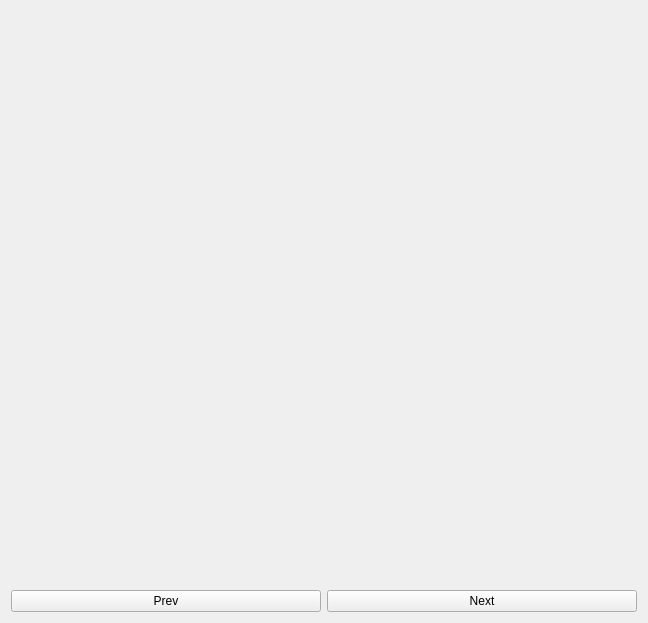
<?xml version="1.0" encoding="UTF-8"?>
<ui version="4.0">
 <class>widget_stacks_aruco_stitch</class>
 <widget class="QWidget" name="widget_stacks_aruco_stitch">
  <property name="geometry">
   <rect>
    <x>0</x>
    <y>0</y>
    <width>648</width>
    <height>623</height>
   </rect>
  </property>
  <property name="windowTitle">
   <string>Form</string>
  </property>
  <layout class="QVBoxLayout" name="verticalLayout">
   <item>
    <widget class="QStackedWidget" name="stackedWidget"/>
   </item>
   <item>
    <layout class="QHBoxLayout" name="horizontalLayout">
     <item>
      <widget class="QPushButton" name="pushButtonPrev">
       <property name="text">
        <string>Prev</string>
       </property>
      </widget>
     </item>
     <item>
      <widget class="QPushButton" name="pushButtonNext">
       <property name="text">
        <string>Next</string>
       </property>
      </widget>
     </item>
    </layout>
   </item>
  </layout>
 </widget>
 <resources/>
 <connections/>
</ui>
